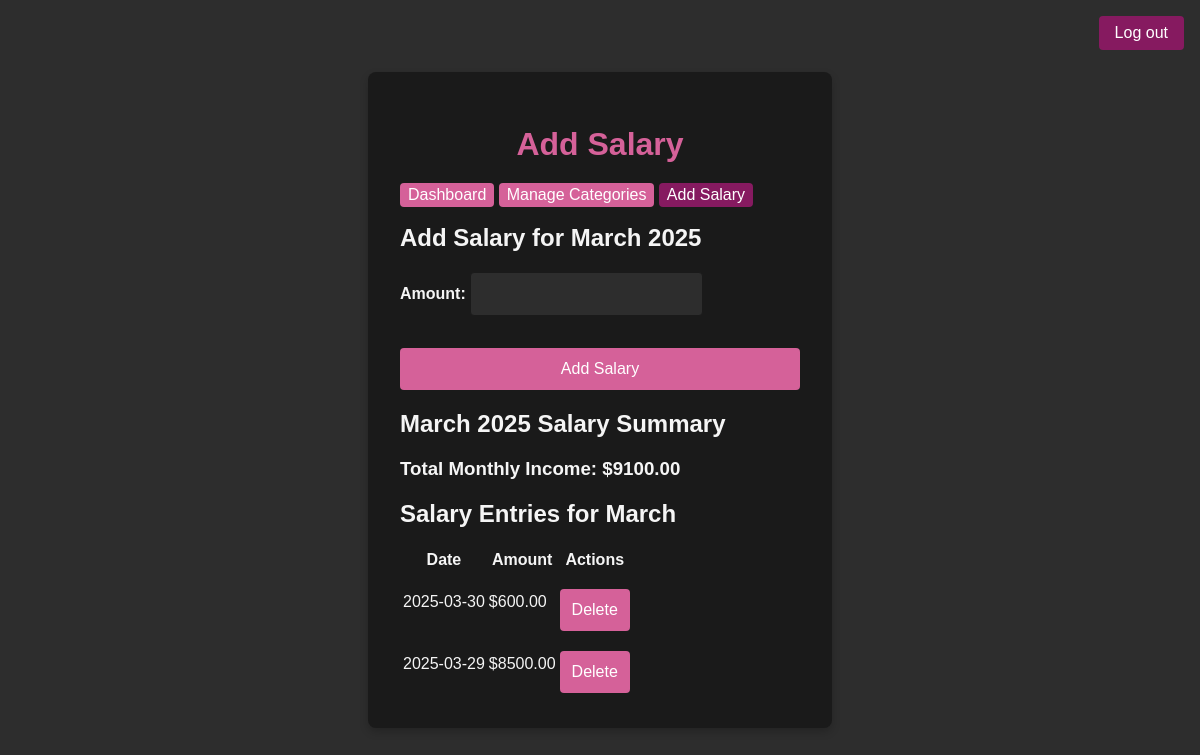
The app's page /salary (signed in) with its own data.
### tables this page shows
CREATE TABLE salaries(
    id INTEGER PRIMARY KEY AUTOINCREMENT,
    amount REAL NOT NULL,
    date TEXT NOT NULL
);

### app.py (the view, shortened to what this page needs)
@app.route('/salary', methods=['GET', 'POST'])
def salary():
    if 'username' not in session:
        return redirect(url_for('login'))
    user_id = get_user_id(session['username'])
    current_date = datetime.now()
    current_month = current_date.month
    current_year = current_date.year
    month_name = calendar.month_name[current_month]
    month_start = f"{current_year}-{current_month:02d}-01"
    if current_month == 12:
        next_month_year = current_year + 1
        next_month = 1
    else:
        next_month_year = current_year
        next_month = current_month + 1
    month_end = f"{next_month_year}-{next_month:02d}-01"
    conn = get_db_connection()
    monthly_salary = conn.execute(
        'SELECT SUM(amount) as total FROM salaries WHERE date >= ? AND date < ?',
        (month_start, month_end)
    ).fetchone()
    monthly_salaries = conn.execute(
        'SELECT * FROM salaries WHERE date >= ? AND date < ? ORDER BY date DESC',
        (month_start, month_end)
    ).fetchall()
    conn.close()
    return render_template('salary.html',
                          month_name=month_name,
                          current_year=current_year,
                          monthly_salary=monthly_salary,
                          monthly_salaries=monthly_salaries)

### app.py (called while the page is built)
def get_db_connection():
    conn = sqlite3.connect('database.db')
    conn.row_factory = sqlite3.Row
    return conn

def get_user_id(username):
    conn = get_db_connection()
    user = conn.execute('SELECT id FROM users WHERE username = ?', (username,)).fetchone()
    conn.close()
    return user['id'] if user else None

### templates/salary.html (shortened to what this page needs)
<!DOCTYPE html>
<html lang="en">
<head>
    <link rel="stylesheet" href="{{ url_for('static', filename='css/style.css') }}">
</head>
<body>
    <div class="container">
        <header>
            <h1>Add Salary</h1>
            <nav>
                <a href="{{ url_for('dashboard') }}" class="menu-item">Dashboard</a>
                <a href="{{ url_for('categories') }}" class="menu-item">Manage Categories</a>
                <a href="{{ url_for('salary') }}" class="active">Add Salary</a>
                <a href="{{ url_for('logout') }}" class="logout-btn">Log out</a>
            </nav>
        </header>
        <main>
            <section class="add-salary">
                <h2>Add Salary for {{ month_name }} {{ current_year }}</h2>
                <form action="{{ url_for('salary') }}" method="post">
                    <div class="form-group">
                        <label for="amount">Amount:</label>
                        <input type="number" id="amount" name="amount" step="0.01" min="0" required>
                    </div>
                    <button type="submit" class="btn">Add Salary</button>
                </form>
            </section>
            <section class="salary-summary">
                <h2>{{ month_name }} {{ current_year }} Salary Summary</h2>
                <div class="summary-box">
                    <h3>Total Monthly Income:
                        {% if monthly_salary and monthly_salary['total'] %}
                            ${{ "%.2f"|format(monthly_salary['total']) }}
                        {% else %}
                            $0.00
                        {% endif %}
                    </h3>
                </div>
            </section>
            <section class="salary-list">
                <h2>Salary Entries for {{ month_name }}</h2>
                {% if monthly_salaries %}
                    <table>
                        <thead>
                            <tr>
                                <th>Date</th>
                                <th>Amount</th>
                                <th>Actions</th>
                            </tr>
                        </thead>
                        <tbody>
                            {% for salary in monthly_salaries %}
                                <tr>
                                    <td>{{ salary.date }}</td>
                                    <td>${{ "%.2f"|format(salary.amount) }}</td>
                                    <td>
                                        <form action="{{ url_for('delete_salary', id=salary.id) }}" method="post">
                                            <button type="submit" class="btn-delete">Delete</button>
                                        </form>
                                    </td>
                                </tr>
                            {% endfor %}
                        </tbody>
                    </table>
                {% else %}
                    <p>No salary entries for this month yet.</p>
                {% endif %}
            </section>
        </main>
    </div>
</body>
</html>

### static/css/style.css (style rules this page uses)
:root { --primary-color: #D56199; --primary-dark: #861A60; --bg-dark: #1a1a1a; --bg-medium: #2d2d2d; --text-light: #f5f5f5; }
body { background-color: var(--bg-medium); color: var(--text-light); font-family: 'Arial', sans-serif; margin: 0; padding: 0; display: flex; flex-direction: column; align-items: center; justify-content: center; min-height: 100vh; }
.container { background-color: var(--bg-dark); border-radius: 8px; padding: 2rem; box-shadow: 0 4px 8px rgba(0, 0, 0, 0.2); width: 100%; max-width: 400px; }
h1 { color: var(--primary-color); text-align: center; margin-bottom: 1.5rem; }
form { display: flex; flex-direction: column; gap: 1rem; }
label { font-weight: bold; margin-bottom: 0.25rem; }
input { padding: 0.75rem; border: 1px solid var(--bg-dark); border-radius: 4px; background-color: var(--bg-medium); color: var(--text-light); font-size: 1rem; }
button { background-color: var(--primary-color); color: white; border: none; border-radius: 4px; padding: 0.75rem; font-size: 1rem; cursor: pointer; transition: background-color 0.3s; margin-top: 1rem; }
a.menu-item { color: white; background-color: var(--primary-color); text-decoration: none; text-align: center; display: inline; margin-top: 1rem; padding: 0.2rem 0.5rem; border-radius: 4px; }
a.active { color: white; background-color: var(--primary-dark); text-decoration: none; text-align: center; display: inline; margin-top: 1rem; padding: 0.2rem 0.5rem; border-radius: 4px; }
.logout-btn { position: absolute; top: 1rem; right: 1rem; background-color: var(--primary-dark); color: white; text-decoration: none; padding: 0.5rem 1rem; border-radius: 4px; }

### records on screen
salaries: date "2025-03-30", amount "600.00"
salaries: date "2025-03-29", amount "8500.00"

### other values on screen
{{ month_name }} "March"
{{ "%.2f"|format(monthly_salary['total']) }} "9100.00"
